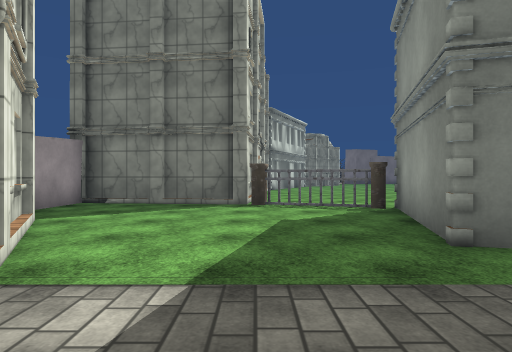
View 1 (above)

12 first-person views from a walk through a Unity game level. The camera is 1.4 m above the floor, looks level and sees 75° across. The floor is counted in squares, 2 m on a side. Each view is taken from the middle of a square. On the plan, view 1 faces up. The plan holds only what a view shows up to about 10 squares ahead; the rest is blank. The place goes on beyond the plan. Some animated figures are left out. Some surface patterns are stand-ins.

View 2
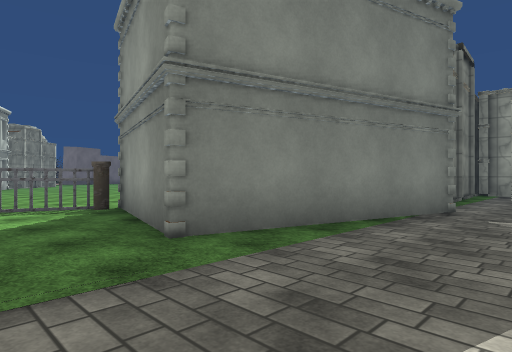

View 3
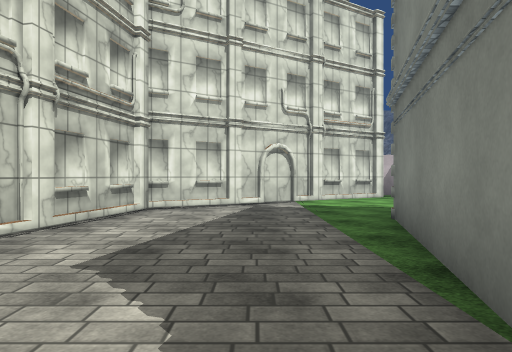

View 4
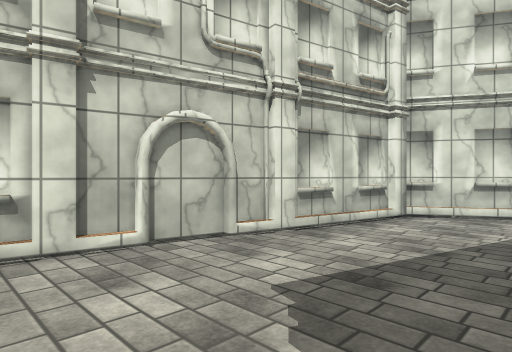

View 5
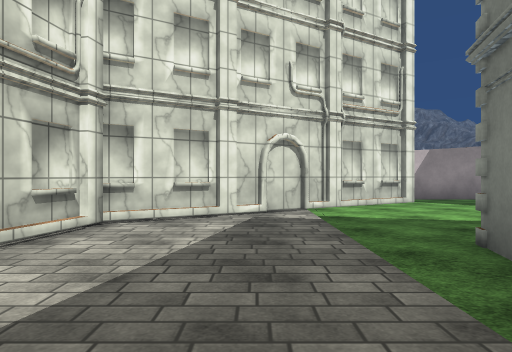

View 6
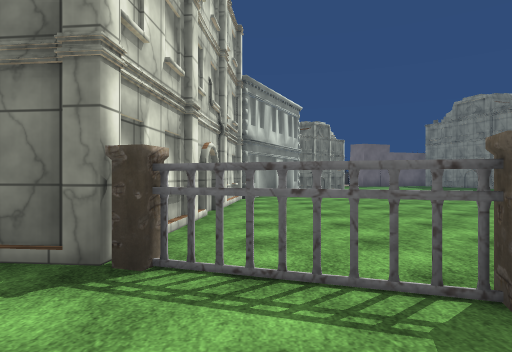

View 7
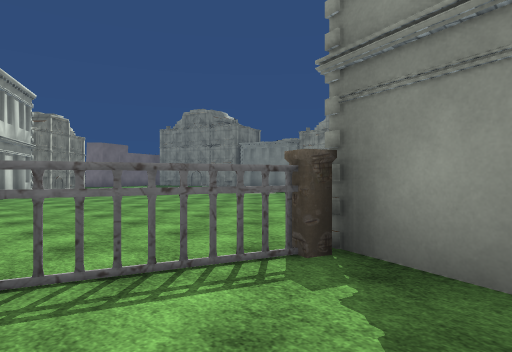

View 8
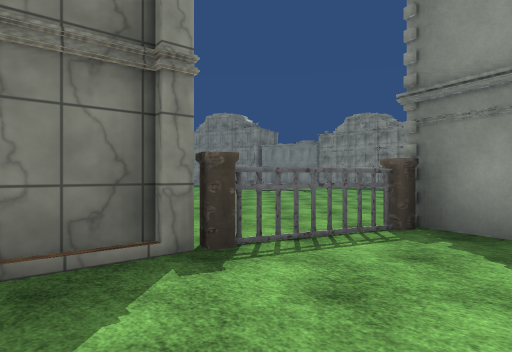

View 9
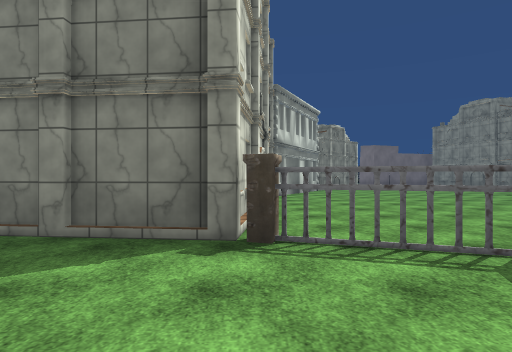

View 10
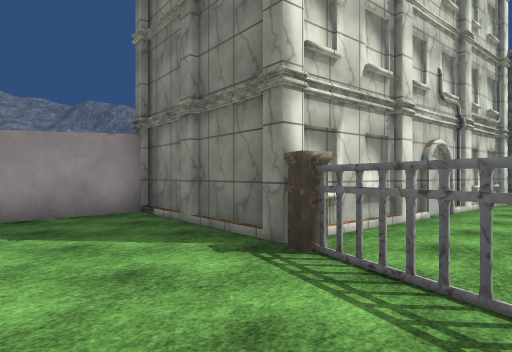

View 11
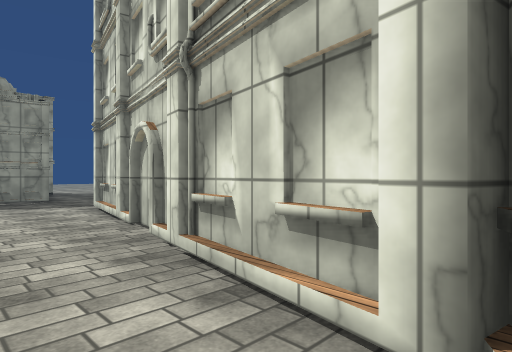

View 12
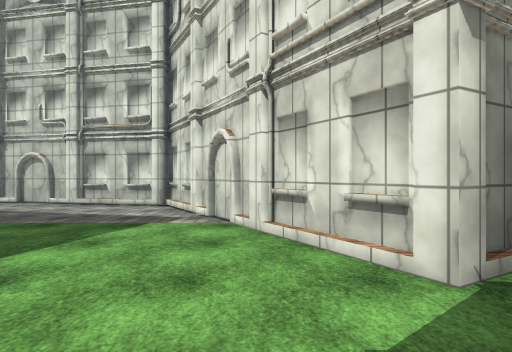

### Floor plan
Points are (right, up) in squares from view 1. A wall is a line through its corners. A room is listed if a view was taken in it or the views show most of it. See-through windows are left out.
Room 1 (views 1, 2, 3, 4, 5, 11)
walls: (2.5, -1.6) (3.1, -1.9); (6.9, 1.7) (1.9, 3.1); (0.2, -1.3) (7.4, -2.7); (-1.2, 1.1) (0.2, -1.5)
ways out: opening at (0.5, 2.5) to room 2
Room 2 (views 6, 7, 8, 9, 10, 12)
walls: (-2.2, 2.9) (-2, 2.4); (-0.1, 7.7) (-4.2, 8.2) (-4.2, 5.4); (-4.1, 4.4) (-3.4, 4.9) (-1.2, 1.1); (1.9, 3.1) (2.9, 6.9); (-0.3, 8.5) (-0.4, 7.5)
ways out: opening at (0.5, 2.5) to room 1; opening at (1.5, 7.5)
objects: other object (1, 7) to (2, 7)

Positions as (right, up) in squares from view 1, and headings:
1: (0, 0), facing up
2: (0, 0), facing up-right
3: (7, 1), facing left
4: (6, 1), facing down-left
5: (5, 1), facing left
6: (1, 5), facing up
7: (0, 5), facing up-right
8: (-2, 5), facing up-right
9: (0, 4), facing up
10: (2, 5), facing up-left
11: (0, 0), facing down-right
12: (-2, 7), facing down
